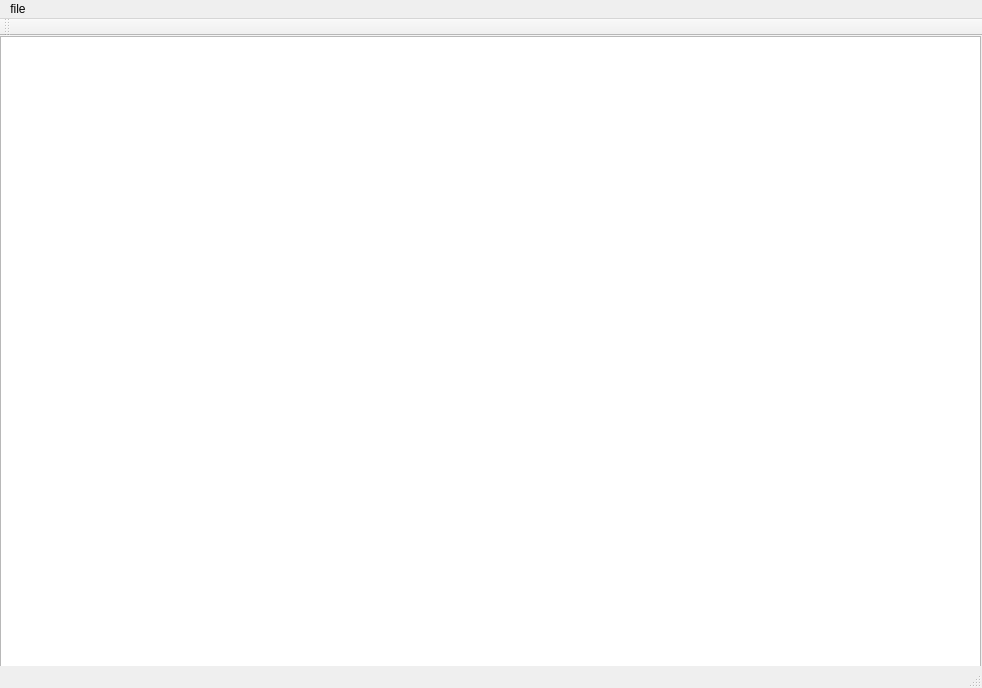
<?xml version="1.0" encoding="UTF-8"?>
<ui version="4.0">
 <class>ScanlineZbufferClass</class>
 <widget class="QMainWindow" name="ScanlineZbufferClass">
  <property name="geometry">
   <rect>
    <x>0</x>
    <y>0</y>
    <width>982</width>
    <height>688</height>
   </rect>
  </property>
  <property name="windowTitle">
   <string>ScanlineZbuffer</string>
  </property>
  <widget class="QWidget" name="centralWidget">
   <widget class="ScanlineZbufferView" name="szView">
    <property name="geometry">
     <rect>
      <x>0</x>
      <y>0</y>
      <width>981</width>
      <height>631</height>
     </rect>
    </property>
   </widget>
  </widget>
  <widget class="QMenuBar" name="menuBar">
   <property name="geometry">
    <rect>
     <x>0</x>
     <y>0</y>
     <width>982</width>
     <height>23</height>
    </rect>
   </property>
   <widget class="QMenu" name="menu">
    <property name="title">
     <string>file</string>
    </property>
    <addaction name="actionOpen"/>
   </widget>
   <addaction name="menu"/>
  </widget>
  <widget class="QToolBar" name="mainToolBar">
   <attribute name="toolBarArea">
    <enum>TopToolBarArea</enum>
   </attribute>
   <attribute name="toolBarBreak">
    <bool>false</bool>
   </attribute>
  </widget>
  <widget class="QStatusBar" name="statusBar"/>
  <action name="actionOpen">
   <property name="text">
    <string>open...</string>
   </property>
  </action>
 </widget>
 <layoutdefault spacing="6" margin="11"/>
 <customwidgets>
  <customwidget>
   <class>ScanlineZbufferView</class>
   <extends>QGraphicsView</extends>
   <header>scanlinezbufferview.h</header>
  </customwidget>
 </customwidgets>
 <resources>
  <include location="scanlinezbuffer.qrc"/>
 </resources>
 <connections/>
</ui>
